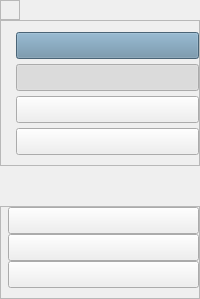
     <widget class="QWidget" name="MenuIconsContainer" native="true">
      <property name="minimumSize">
       <size>
        <width>55</width>
        <height>0</height>
       </size>
      </property>
      <layout class="QVBoxLayout" name="verticalLayout_18">
       <property name="spacing">
        <number>0</number>
       </property>
       <property name="leftMargin">
        <number>0</number>
       </property>
       <property name="topMargin">
        <number>0</number>
       </property>
       <property name="rightMargin">
        <number>0</number>
       </property>
       <property name="bottomMargin">
        <number>0</number>
       </property>
       <item>
        <widget class="QWidget" name="SubMenuIconsContainer" native="true">
         <property name="enabled">
          <bool>true</bool>
         </property>
         <property name="sizePolicy">
          <sizepolicy hsizetype="Preferred" vsizetype="Preferred">
           <horstretch>0</horstretch>
           <verstretch>0</verstretch>
          </sizepolicy>
         </property>
         <property name="minimumSize">
          <size>
           <width>0</width>
           <height>0</height>
          </size>
         </property>
         <property name="autoFillBackground">
          <bool>false</bool>
         </property>
         <layout class="QVBoxLayout" name="verticalLayout_15">
          <property name="spacing">
           <number>0</number>
          </property>
          <property name="leftMargin">
           <number>0</number>
          </property>
          <property name="topMargin">
           <number>0</number>
          </property>
          <property name="rightMargin">
           <number>0</number>
          </property>
          <property name="bottomMargin">
           <number>0</number>
          </property>
          <item alignment="Qt::AlignLeft|Qt::AlignTop">
           <widget class="QFrame" name="frame_8">
            <property name="sizeIncrement">
             <size>
              <width>0</width>
              <height>0</height>
             </size>
            </property>
            <property name="frameShape">
             <enum>QFrame::StyledPanel</enum>
            </property>
            <property name="frameShadow">
             <enum>QFrame::Raised</enum>
            </property>
            <layout class="QHBoxLayout" name="horizontalLayout_9">
             <property name="spacing">
              <number>0</number>
             </property>
             <property name="leftMargin">
              <number>4</number>
             </property>
             <property name="topMargin">
              <number>0</number>
             </property>
             <property name="rightMargin">
              <number>4</number>
             </property>
             <property name="bottomMargin">
              <number>0</number>
             </property>
             <item alignment="Qt::AlignLeft|Qt::AlignVCenter">
              <widget class="QLabel" name="logo_icon">
               <property name="maximumSize">
                <size>
                 <width>65</width>
                 <height>65</height>
                </size>
               </property>
               <property name="font">
                <font>
                 <family>Segoe UI</family>
                 <pointsize>12</pointsize>
                 <weight>75</weight>
                 <bold>true</bold>
                </font>
               </property>
               <property name="text">
                <string/>
               </property>
               <property name="pixmap">
                <pixmap resource="../assets/resources.qrc">:/white_icons/iconos/hcu.png</pixmap>
               </property>
               <property name="scaledContents">
                <bool>true</bool>
               </property>
              </widget>
             </item>
            </layout>
           </widget>
          </item>
          <item alignment="Qt::AlignTop">
           <widget class="QFrame" name="frame_9">
            <property name="sizePolicy">
             <sizepolicy hsizetype="Preferred" vsizetype="Preferred">
              <horstretch>0</horstretch>
              <verstretch>0</verstretch>
             </sizepolicy>
            </property>
            <property name="font">
             <font>
              <pointsize>12</pointsize>
             </font>
            </property>
            <property name="frameShape">
             <enum>QFrame::StyledPanel</enum>
            </property>
            <property name="frameShadow">
             <enum>QFrame::Raised</enum>
            </property>
            <layout class="QVBoxLayout" name="verticalLayout_16">
             <property name="spacing">
              <number>5</number>
             </property>
             <property name="leftMargin">
              <number>15</number>
             </property>
             <property name="topMargin">
              <number>11</number>
             </property>
             <property name="rightMargin">
              <number>0</number>
             </property>
             <property name="bottomMargin">
              <number>10</number>
             </property>
             <item alignment="Qt::AlignVCenter">
              <widget class="QPushButton" name="btn_icon_home">
               <property name="font">
                <font>
                 <family>Segoe UI</family>
                 <pointsize>12</pointsize>
                 <weight>50</weight>
                 <bold>false</bold>
                </font>
               </property>
               <property name="toolTip">
                <string>Inicio</string>
               </property>
               <property name="styleSheet">
                <string notr="true">background-color: #688ca5;</string>
               </property>
               <property name="text">
                <string/>
               </property>
               <property name="icon">
                <iconset resource="../assets/resources.qrc">
                 <normaloff>:/white_icons/iconos/home.svg</normaloff>:/white_icons/iconos/home.svg</iconset>
               </property>
               <property name="iconSize">
                <size>
                 <width>24</width>
                 <height>24</height>
                </size>
               </property>
               <property name="checkable">
                <bool>true</bool>
               </property>
               <property name="checked">
                <bool>false</bool>
               </property>
               <property name="autoExclusive">
                <bool>true</bool>
               </property>
              </widget>
             </item>
             <item>
              <widget class="QPushButton" name="btn_icon_resol">
               <property name="font">
                <font>
                 <family>Segoe UI</family>
                 <pointsize>12</pointsize>
                 <weight>50</weight>
                 <bold>false</bold>
                </font>
               </property>
               <property name="toolTip">
                <string>Resoluciones</string>
               </property>
               <property name="text">
                <string/>
               </property>
               <property name="icon">
                <iconset resource="../assets/resources.qrc">
                 <normaloff>:/white_icons/iconos/file-text.svg</normaloff>:/white_icons/iconos/file-text.svg</iconset>
               </property>
               <property name="iconSize">
                <size>
                 <width>24</width>
                 <height>24</height>
                </size>
               </property>
               <property name="checkable">
                <bool>true</bool>
               </property>
               <property name="checked">
                <bool>true</bool>
               </property>
               <property name="autoExclusive">
                <bool>true</bool>
               </property>
              </widget>
             </item>
             <item>
              <widget class="QPushButton" name="btn_icon_regla">
               <property name="enabled">
                <bool>true</bool>
               </property>
               <property name="font">
                <font>
                 <family>Segoe UI</family>
                 <pointsize>12</pointsize>
                 <weight>50</weight>
                 <bold>false</bold>
                </font>
               </property>
               <property name="toolTip">
                <string>Reglamentos</string>
               </property>
               <property name="text">
                <string/>
               </property>
               <property name="icon">
                <iconset resource="../assets/resources.qrc">
                 <normaloff>:/white_icons/iconos/book.svg</normaloff>:/white_icons/iconos/book.svg</iconset>
               </property>
               <property name="iconSize">
                <size>
                 <width>24</width>
                 <height>24</height>
                </size>
               </property>
               <property name="checkable">
                <bool>true</bool>
               </property>
               <property name="autoExclusive">
                <bool>true</bool>
               </property>
              </widget>
             </item>
             <item>
              <widget class="QPushButton" name="btn_icon_print">
               <property name="font">
                <font>
                 <family>Segoe UI</family>
                 <pointsize>12</pointsize>
                 <weight>50</weight>
                 <bold>false</bold>
                </font>
               </property>
               <property name="toolTip">
                <string>Reportes</string>
               </property>
               <property name="text">
                <string/>
               </property>
               <property name="icon">
                <iconset resource="../assets/resources.qrc">
                 <normaloff>:/white_icons/iconos/printer.svg</normaloff>:/white_icons/iconos/printer.svg</iconset>
               </property>
               <property name="iconSize">
                <size>
                 <width>24</width>
                 <height>24</height>
                </size>
               </property>
               <property name="checkable">
                <bool>true</bool>
               </property>
               <property name="autoExclusive">
                <bool>true</bool>
               </property>
              </widget>
             </item>
            </layout>
           </widget>
          </item>
          <item>
           <spacer name="verticalSpacer_icon">
            <property name="orientation">
             <enum>Qt::Vertical</enum>
            </property>
            <property name="sizeHint" stdset="0">
             <size>
              <width>20</width>
              <height>40</height>
             </size>
            </property>
           </spacer>
          </item>
          <item alignment="Qt::AlignBottom">
           <widget class="QFrame" name="frame_10">
            <property name="font">
             <font>
              <pointsize>11</pointsize>
             </font>
            </property>
            <property name="frameShape">
             <enum>QFrame::StyledPanel</enum>
            </property>
            <property name="frameShadow">
             <enum>QFrame::Raised</enum>
            </property>
            <layout class="QVBoxLayout" name="verticalLayout_17">
             <property name="spacing">
              <number>0</number>
             </property>
             <property name="leftMargin">
              <number>7</number>
             </property>
             <property name="topMargin">
              <number>0</number>
             </property>
             <property name="rightMargin">
              <number>0</number>
             </property>
             <property name="bottomMargin">
              <number>10</number>
             </property>
             <item>
              <widget class="QPushButton" name="btn_icon_config">
               <property name="font">
                <font>
                 <family>Segoe UI</family>
                 <pointsize>12</pointsize>
                 <weight>50</weight>
                 <bold>false</bold>
                </font>
               </property>
               <property name="toolTip">
                <string>Configuracon</string>
               </property>
               <property name="text">
                <string/>
               </property>
               <property name="icon">
                <iconset resource="../assets/resources.qrc">
                 <normaloff>:/white_icons/iconos/settings.svg</normaloff>:/white_icons/iconos/settings.svg</iconset>
               </property>
               <property name="iconSize">
                <size>
                 <width>24</width>
                 <height>24</height>
                </size>
               </property>
               <property name="checkable">
                <bool>true</bool>
               </property>
               <property name="autoExclusive">
                <bool>true</bool>
               </property>
              </widget>
             </item>
             <item>
              <widget class="QPushButton" name="btn_icon_info">
               <property name="font">
                <font>
                 <family>Segoe UI</family>
                 <pointsize>12</pointsize>
                 <weight>50</weight>
                 <bold>false</bold>
                </font>
               </property>
               <property name="toolTip">
                <string>Informacion sobre la app</string>
               </property>
               <property name="text">
                <string/>
               </property>
               <property name="icon">
                <iconset resource="../assets/resources.qrc">
                 <normaloff>:/white_icons/iconos/settings.svg</normaloff>:/white_icons/iconos/settings.svg</iconset>
               </property>
               <property name="iconSize">
                <size>
                 <width>24</width>
                 <height>24</height>
                </size>
               </property>
               <property name="checkable">
                <bool>true</bool>
               </property>
               <property name="autoExclusive">
                <bool>true</bool>
               </property>
              </widget>
             </item>
             <item>
              <widget class="QPushButton" name="btnt_icon_help">
               <property name="font">
                <font>
                 <family>Segoe UI</family>
                 <pointsize>12</pointsize>
                 <weight>50</weight>
                 <bold>false</bold>
                </font>
               </property>
               <property name="toolTip">
                <string>Obtener ayuda</string>
               </property>
               <property name="text">
                <string/>
               </property>
               <property name="icon">
                <iconset resource="../assets/resources.qrc">
                 <normaloff>:/white_icons/iconos/settings.svg</normaloff>:/white_icons/iconos/settings.svg</iconset>
               </property>
               <property name="iconSize">
                <size>
                 <width>24</width>
                 <height>24</height>
                </size>
               </property>
               <property name="checkable">
                <bool>true</bool>
               </property>
               <property name="autoExclusive">
                <bool>true</bool>
               </property>
              </widget>
             </item>
            </layout>
           </widget>
          </item>
         </layout>
        </widget>
       </item>
      </layout>
     </widget>
